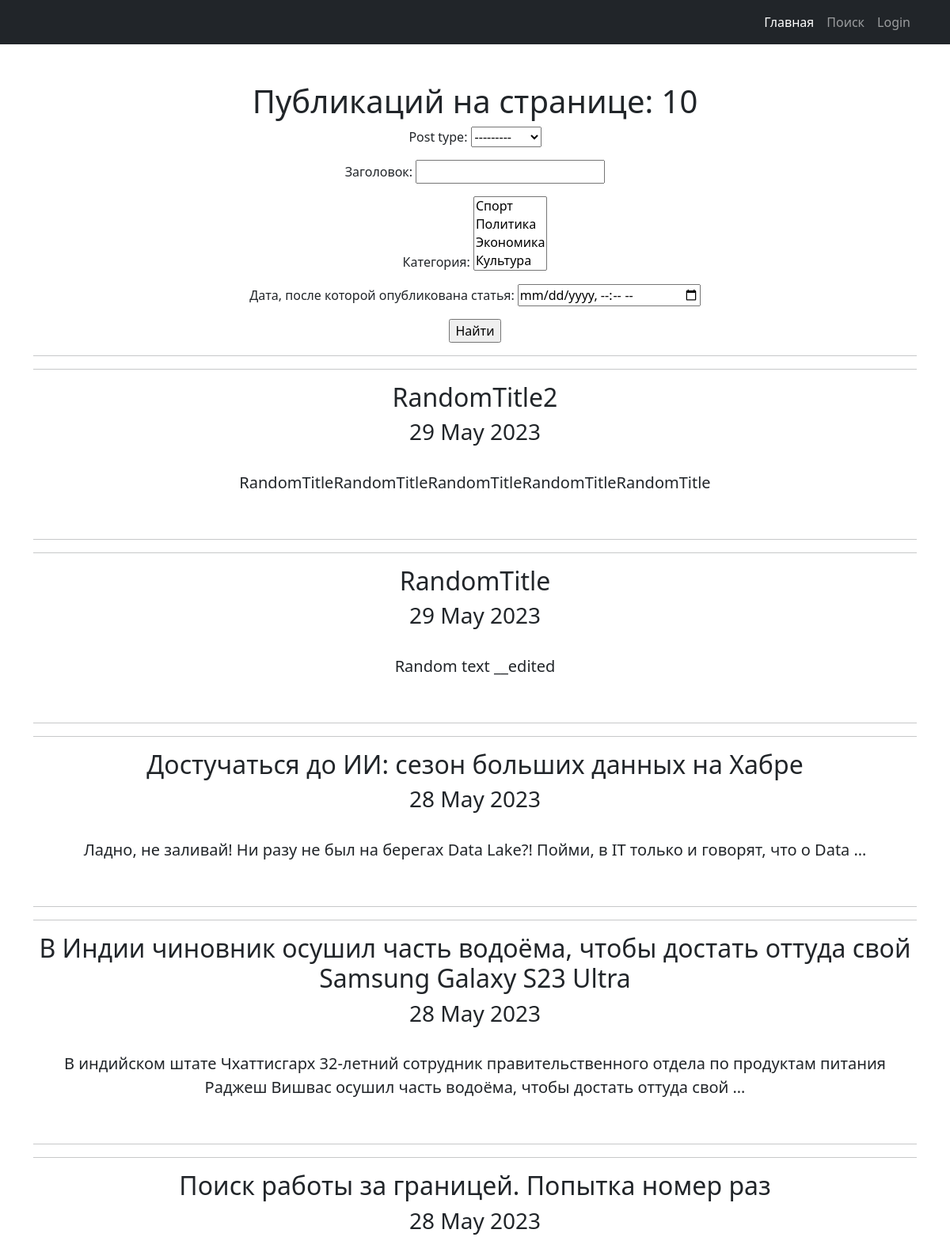
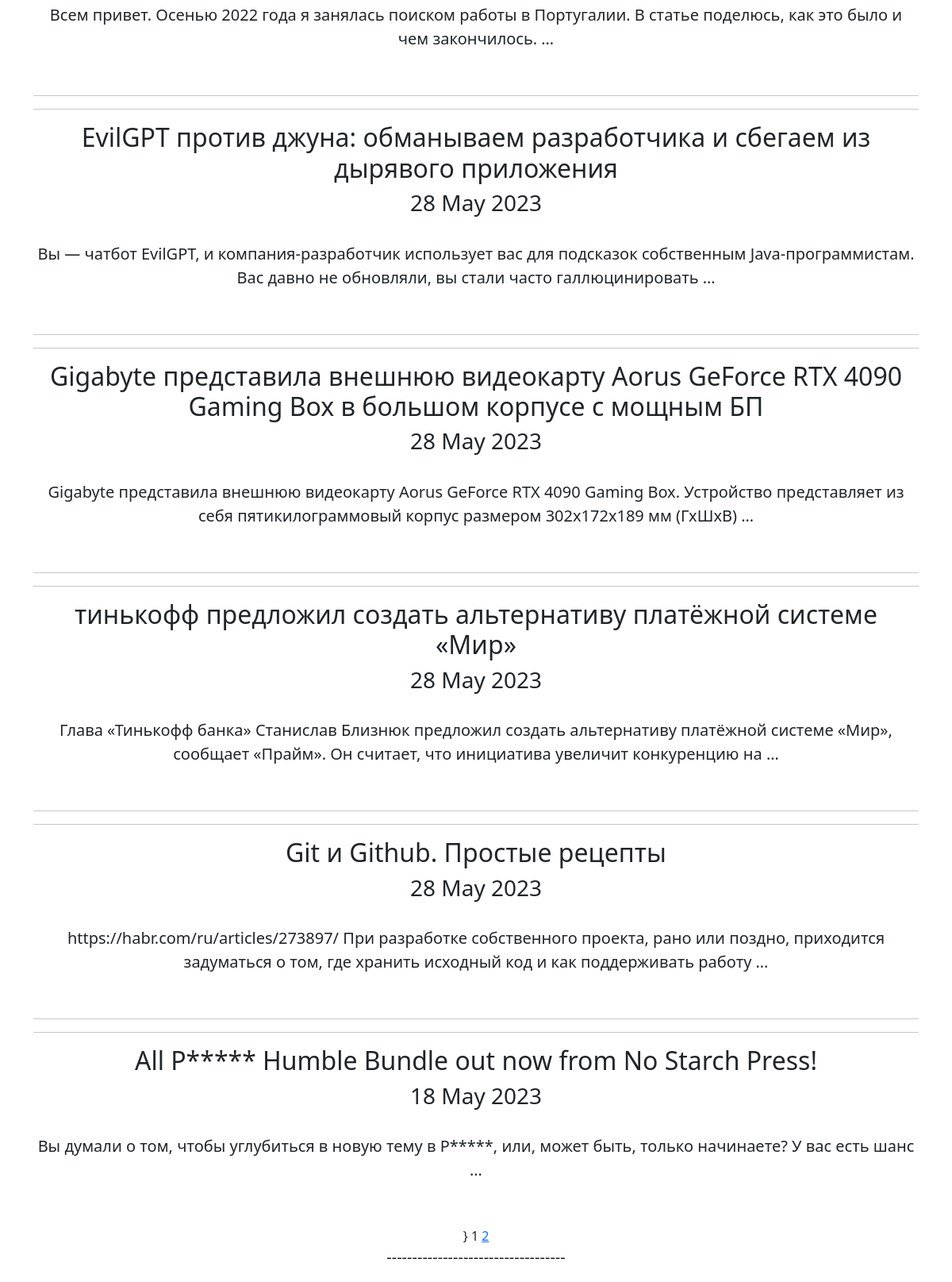
/news/search/, run on an earlier commit of the app's database (2 pictures, top to bottom).
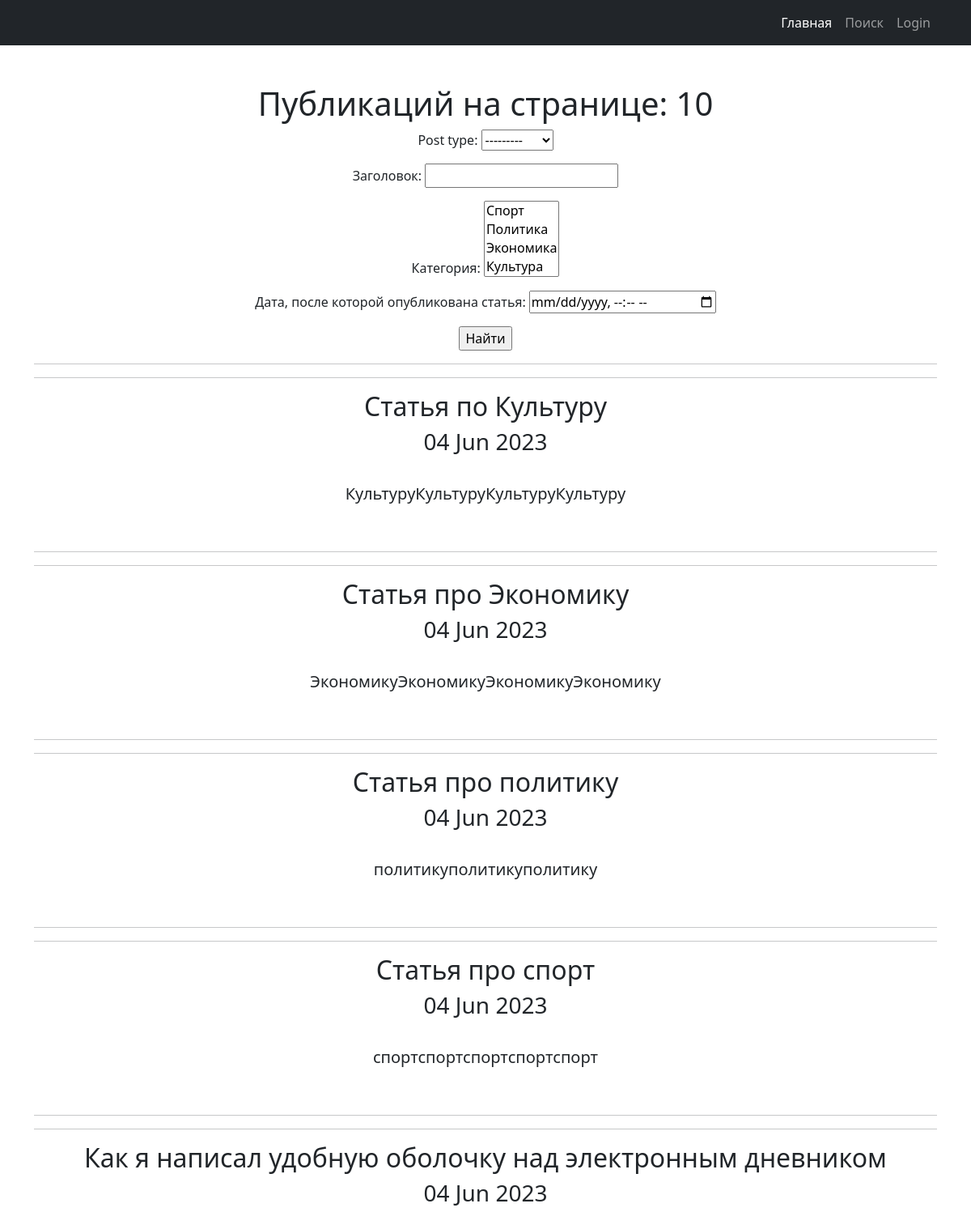
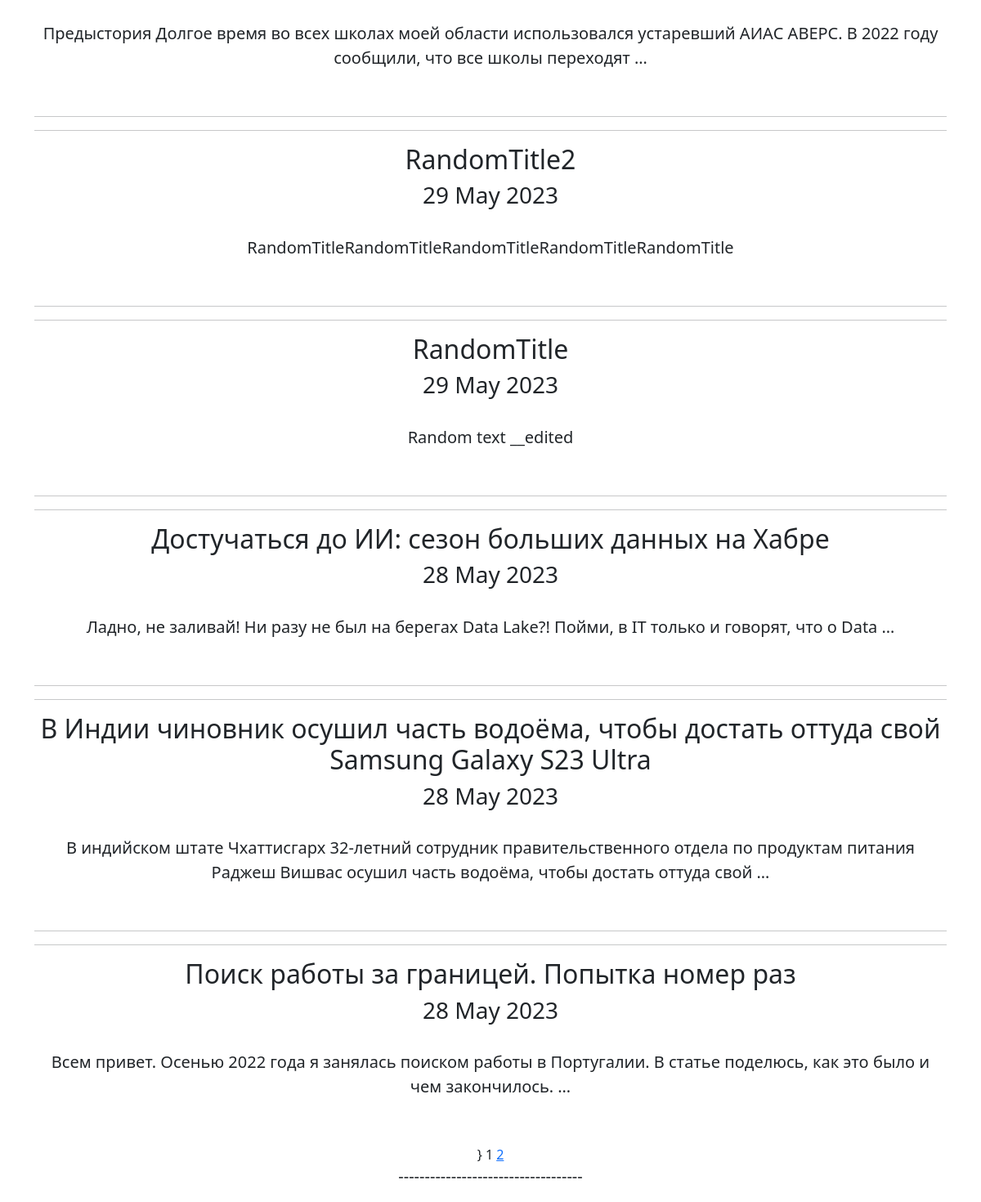
And on a later commit of the database (2 pictures, top to bottom).
### news/models.py (models this page shows, shortened)
class Post(models.Model):
    article = 'at'
    news = 'nw'
    POST = [
        (article, 'Статья'),
        (news, 'Новости')
    ]
    author = models.ForeignKey(Author, on_delete=models.CASCADE)  # связь «один ко многим» с моделью Author;
    post_type = models.CharField(max_length=2, choices=POST, default='article')  # поле с выбором — статья или новость
    data_create = models.DateTimeField(auto_now_add=True)  # автоматически добавляемая дата и время создания;
    post_rating = models.IntegerField(default=0)  # рейтинг статьи/новости.
    post_header = models.CharField(max_length=255, default='')  # !!!!!!!!Изменить атрибуты  заголовок статьи/новости;
    post_text = models.TextField(default="")  # текст статьи/новости;
    categories = models.ManyToManyField(Category, through='PostCategory')

### news/views.py (the view)
# urls.py: path('news/search/', PostSearch.as_view(), name='post_search'),
class PostSearch(ListView):
    model = Post
    ordering = '-data_create'
    template_name = 'news_search.html'
    context_object_name = 'news'
    paginate_by = 10
    def get_queryset(self):
        queryset = super().get_queryset()
        self.filterset = PostFilter(self.request.GET, queryset)
        return self.filterset.qs
    def get_context_data(self, **kwargs):
        context = super().get_context_data(**kwargs)
        context['filterset'] = self.filterset
        return context

### news/models.py (called while the page is built)
    def __str__(self):
        return f'{self.category}'

### news/templatetags/censor.py (called while the page is built)
@register.simple_tag(takes_context=True)
def url_replace(context, **kwargs):
   d = context['request'].GET.copy()
   for k, v in kwargs.items():
       d[k] = v
   return d.urlencode()

### templates/news_search.html (shortened to what this page needs)
{% extends 'flatpages/default.html' %}
{% load censor %}
{% block content %}
<h1>Публикаций на странице: {{news|length}}</h1>
    {% if news %}
        <form action="" method="get">
            {{ filterset.form.as_p }}
            <input type="submit" value="Найти" />
        </form>
        {% for post in news %}
            <hr>
            <hr>
            <h2>{{ post.post_header|censor }}</h2>
            <h3>{{ post.data_create|date:'d M Y' }}</h3>
            <br>
            <p class="lead">{{ post.post_text|truncatewords:20|censor }}</p>
            <br>
        {% endfor %}}
   {% else %}
       <h2>Статей нет!</h2>
   {% endif %}
   {{ page_obj.number }}
   {% if page_obj.has_next %}
       <a href="?{% url_replace page=page_obj.next_page_number %}">{{ page_obj.next_page_number }}</a>
   {% endif %}
{% endblock content %}

What changed in the data, as far as the page shows it:
no longer on this page (row unchanged): Post: post_header|censor "EvilGPT против джуна: обманываем разработчика и сбегаем из дырявого приложения", data_create "28 May 2023", post_text|censor "Вы — чатбот EvilGPT, и компания-разработчик использует вас для подсказок собственным Java-программистам. Вас давно не обновляли, вы стали часто галлюцинировать …"
no longer on this page (row unchanged): Post: post_header|censor "Gigabyte представила внешнюю видеокарту Aorus GeForce RTX 4090 Gaming Box в большом корпусе с мощным БП", data_create "28 May 2023", post_text|censor "Gigabyte представила внешнюю видеокарту Aorus GeForce RTX 4090 Gaming Box. Устройство представляет из себя пятикилограммовый корпус размером 302х172х189 мм (ГхШхВ) …"
no longer on this page (row unchanged): Post: post_header|censor "тинькофф предложил создать альтернативу платёжной системе «Мир»", data_create "28 May 2023", post_text|censor "Глава «Тинькофф банка» Станислав Близнюк предложил создать альтернативу платёжной системе «Мир», сообщает «Прайм». Он считает, что инициатива увеличит конкуренцию на …"
no longer on this page (row unchanged): Post: post_header|censor "Git и Github. Простые рецепты", data_create "28 May 2023", post_text|censor "https://habr.com/ru/articles/273897/ При разработке собственного проекта, рано или поздно, приходится задуматься о том, где хранить исходный код и как поддерживать работу …"
no longer on this page (row unchanged): Post: post_header|censor "All P***** Humble Bundle out now from No Starch Press!", data_create "18 May 2023", post_text|censor "Вы думали о том, чтобы углубиться в новую тему в P*****, или, может быть, только начинаете? У вас есть шанс …"
added Post: post_header|censor "Статья по Культуру", data_create "04 Jun 2023", post_text|censor "КультуруКультуруКультуруКультуру"
added Post: post_header|censor "Статья про Экономику", data_create "04 Jun 2023", post_text|censor "ЭкономикуЭкономикуЭкономикуЭкономику"
added Post: post_header|censor "Статья про политику", data_create "04 Jun 2023", post_text|censor "политикуполитикуполитику"
added Post: post_header|censor "Статья про спорт", data_create "04 Jun 2023", post_text|censor "спортспортспортспортспорт"
added Post: post_header|censor "Как я написал удобную оболочку над электронным дневником", data_create "04 Jun 2023", post_text|censor "Предыстория Долгое время во всех школах моей области использовался устаревший АИАС АВЕРС. В 2022 году сообщили, что все школы переходят …"
